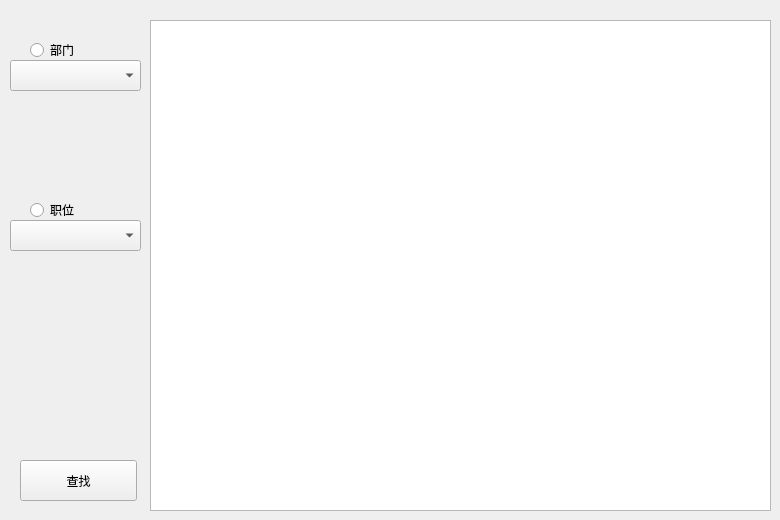
    <widget class="QWidget" name="tab6">
     <attribute name="title">
      <string>基本工资</string>
     </attribute>
     <widget class="QTableWidget" name="JBGZ_Table">
      <property name="geometry">
       <rect>
        <x>150</x>
        <y>20</y>
        <width>621</width>
        <height>491</height>
       </rect>
      </property>
      <property name="editTriggers">
       <set>QAbstractItemView::NoEditTriggers</set>
      </property>
      <property name="alternatingRowColors">
       <bool>true</bool>
      </property>
      <property name="selectionBehavior">
       <enum>QAbstractItemView::SelectRows</enum>
      </property>
      <property name="gridStyle">
       <enum>Qt::DashDotDotLine</enum>
      </property>
      <property name="rowCount">
       <number>0</number>
      </property>
      <property name="columnCount">
       <number>0</number>
      </property>
      <attribute name="horizontalHeaderCascadingSectionResizes">
       <bool>true</bool>
      </attribute>
      <attribute name="horizontalHeaderDefaultSectionSize">
       <number>192</number>
      </attribute>
      <attribute name="horizontalHeaderHighlightSections">
       <bool>true</bool>
      </attribute>
      <attribute name="horizontalHeaderShowSortIndicator" stdset="0">
       <bool>false</bool>
      </attribute>
      <attribute name="horizontalHeaderStretchLastSection">
       <bool>false</bool>
      </attribute>
      <attribute name="verticalHeaderVisible">
       <bool>false</bool>
      </attribute>
     </widget>
     <widget class="QComboBox" name="BM_BOX_6">
      <property name="geometry">
       <rect>
        <x>10</x>
        <y>60</y>
        <width>131</width>
        <height>31</height>
       </rect>
      </property>
     </widget>
     <widget class="QComboBox" name="ZW_BOX">
      <property name="geometry">
       <rect>
        <x>10</x>
        <y>220</y>
        <width>131</width>
        <height>31</height>
       </rect>
      </property>
     </widget>
     <widget class="QPushButton" name="JBGZsarch_B">
      <property name="geometry">
       <rect>
        <x>20</x>
        <y>460</y>
        <width>117</width>
        <height>41</height>
       </rect>
      </property>
      <property name="styleSheet">
       <string notr="true">font: 18pt &quot;.SF NS Text&quot;;</string>
      </property>
      <property name="text">
       <string>查找</string>
      </property>
      <property name="autoDefault">
       <bool>true</bool>
      </property>
     </widget>
     <widget class="QRadioButton" name="radioButton">
      <property name="geometry">
       <rect>
        <x>30</x>
        <y>40</y>
        <width>100</width>
        <height>20</height>
       </rect>
      </property>
      <property name="text">
       <string>部门</string>
      </property>
     </widget>
     <widget class="QRadioButton" name="radioButton_2">
      <property name="geometry">
       <rect>
        <x>30</x>
        <y>200</y>
        <width>100</width>
        <height>20</height>
       </rect>
      </property>
      <property name="text">
       <string>职位</string>
      </property>
     </widget>
    </widget>
